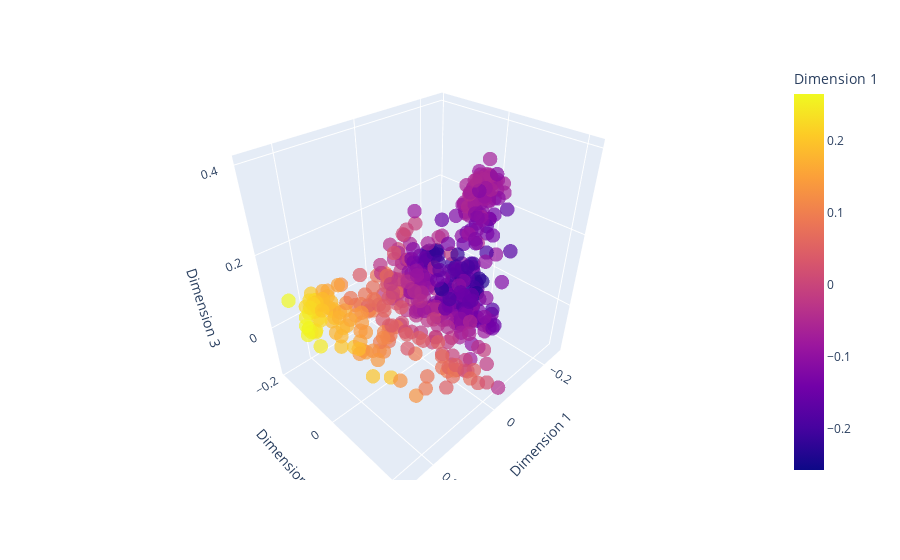

The code cell stored with this chart in its notebook:
### Code cell
fig = px.scatter_3d(sample_df, x='Dimension 1', y='Dimension 2', z='Dimension 3', 
                     color='Dimension 1', opacity=0.7, hover_data=['GVKEY', f'exemplar_{ind_col}'])
fig.update_traces(marker=dict(size=5))
fig.show()

### Figure 1 — Plotly figure (JSON) as saved in the notebook; plotly's stock layout.template omitted (floating-point values rounded to 4 significant figures; data arrays with more than 128 entries replaced by an {"elided": "..."} marker saying what was removed)
{"data": [{"customdata": {"elided": "500x2 mixed values"}, "hovertemplate": "Dimension 1=%{marker.color}<br>Dimension 2=%{y}<br>Dimension 3=%{z}<br>GVKEY=%{customdata[0]}<br>exemplar_naicsh6=%{customdata[1]}<extra></extra>", "legendgroup": "", "marker": {"color": {"elided": "500 float values"}, "coloraxis": "coloraxis", "opacity": 0.7, "size": 5, "symbol": "circle"}, "mode": "markers", "name": "", "scene": "scene", "showlegend": false, "type": "scatter3d", "x": {"elided": "500 float values"}, "y": {"elided": "500 float values"}, "z": {"elided": "500 float values"}}], "layout": {"coloraxis": {"colorbar": {"title": {"text": "Dimension 1"}}, "colorscale": [[0, "#0d0887"], [0.1111, "#46039f"], [0.2222, "#7201a8"], [0.3333, "#9c179e"], [0.4444, "#bd3786"], [0.5556, "#d8576b"], [0.6667, "#ed7953"], [0.7778, "#fb9f3a"], [0.8889, "#fdca26"], [1, "#f0f921"]]}, "legend": {"tracegroupgap": 0}, "margin": {"t": 60}, "scene": {"domain": {"x": [0, 1], "y": [0, 1]}, "xaxis": {"title": {"text": "Dimension 1"}}, "yaxis": {"title": {"text": "Dimension 2"}}, "zaxis": {"title": {"text": "Dimension 3"}}}}}
